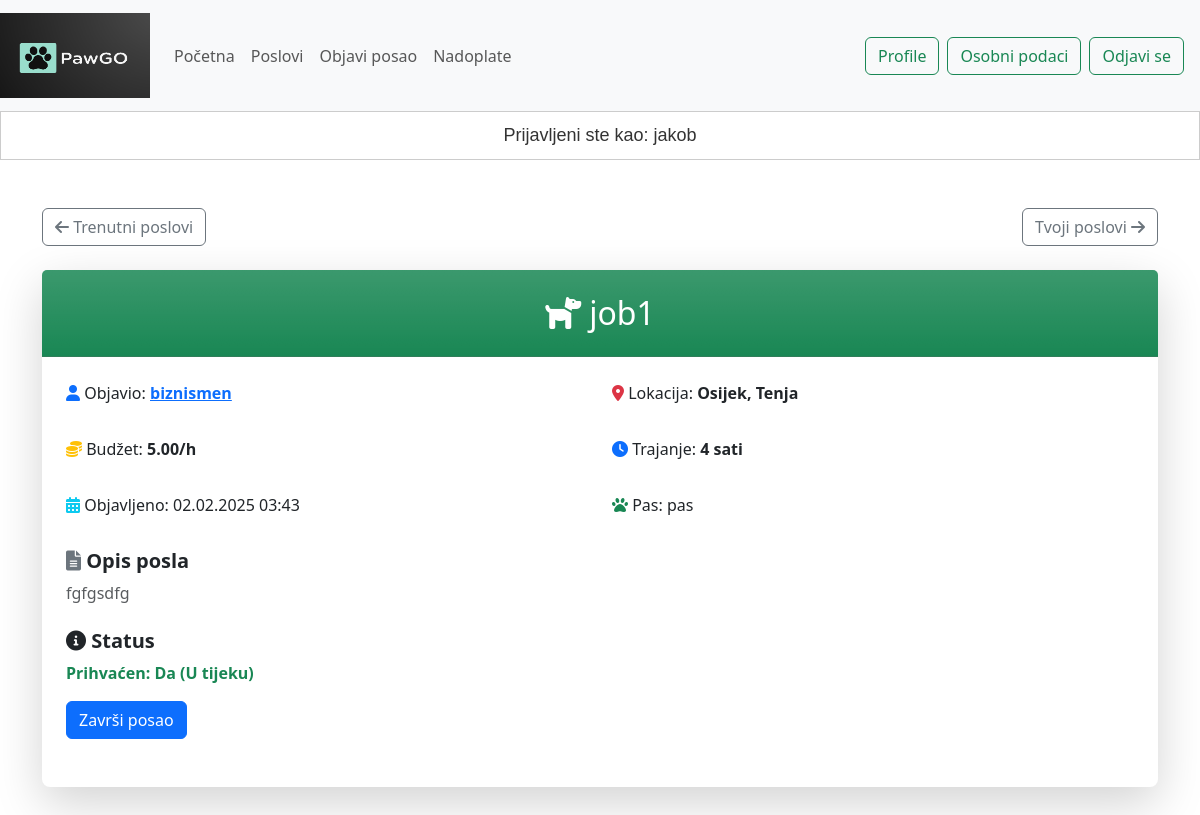
Screenshot of /jobs/1/ (signed in) with the database file from the repository.
### accounts/models.py (models this page shows, shortened)
class CustomUser(AbstractUser):
    phone_number = PhoneNumberField(null=True, blank=True, unique=True)
    is_walker=models.BooleanField(default=False)
    token_balance=MoneyField(max_digits=10, decimal_places=2, default_currency='EUR', default=0)
    used_topups=models.ManyToManyField(TopUp, blank=True)

### jobs/models.py (models this page shows, shortened)
class Job(models.Model):
    user=models.ForeignKey(CustomUser, on_delete=models.CASCADE, related_name='posted_jobs')
    title=models.CharField(max_length=128, unique=True)
    description=models.CharField(max_length=512)
    dog_breed=models.CharField(max_length=128)
    location=models.CharField(max_length=128)
    budget=MoneyField(max_digits=10, decimal_places=2, default_currency='EUR')
    pub_date = models.DateTimeField()
    duration=models.IntegerField(default=0)
    accepted=models.BooleanField(default=False)
    walked_by=models.ForeignKey(CustomUser, on_delete=models.SET_NULL, null=True, blank=True, related_name='walked_jobs')
    U_TIJEKU = 'U tijeku'
    IZVRSEN = 'Izvršen'
    STATE_CHOICES = [
        (U_TIJEKU, 'U tijeku'),
        (IZVRSEN, 'Izvršen'),
    ]
    state=models.CharField(max_length=20, choices=STATE_CHOICES, default=U_TIJEKU)

### jobs/views.py (the view)
# urls.py: path("<int:job_id>/",views.job_detail,name="job_detail"),
@login_required
def job_detail(request, job_id):
    job=get_object_or_404(Job, pk=job_id)
    context={
        'job':job,
    }
    return render(request, 'jobs/jobdetail.html',context)

### jobs/templates/jobs/jobdetail.html (shortened to what this page needs)
{% extends 'pawgoapp/base.html' %}
{% load static %}
{% block content %}
<div class="container my-5">
    <div class="d-flex justify-content-between mb-4">
      <a href="{% url 'jobs:jobs_list' %}" class="btn btn-outline-secondary"> <i class="fas fa-arrow-left"></i> Trenutni poslovi </a>
      <a href="{% url 'dashboard' %}" class="btn btn-outline-secondary"> Tvoji poslovi <i class="fas fa-arrow-right"></i> </a>
    </div>
  <div class="card shadow-lg border-0 rounded-3">
    <div class="card-header text-white bg-success bg-gradient py-4">
      <h2 class="mb-0 text-center">
        <i class="fas fa-dog me-2"></i>{{ job.title }}
      </h2>
    </div>
    <div class="card-body p-4">
      <div class="row mb-3">
        <div class="col-md-6">
          <p><i class="fas fa-user text-primary"></i>
            Objavio: <a href="{% url 'profile_user' username=job.user.username %}" class="fw-bold">{{ job.user.username }}</a>
          </p>
        </div>
        <div class="col-md-6">
          <p><i class="fas fa-map-marker-alt text-danger"></i> Lokacija: <span class="fw-semibold">{{ job.location }}</span></p>
        </div>
      </div>
      <div class="row mb-3">
        <div class="col-md-6">
          <p><i class="fas fa-coins text-warning"></i> Budžet: <span class="fw-semibold">{{ job.budget }}/h</span></p>
        </div>
        <div class="col-md-6">
          <p><i class="fas fa-clock text-primary"></i> Trajanje: <span class="fw-semibold">{{ job.duration }} sati</span></p>
        </div>
      </div>
      <div class="row mb-3">
        <div class="col-md-6">
          <p><i class="fas fa-calendar-alt text-info"></i> Objavljeno: {{ job.pub_date|date:"d.m.Y H:i" }}</p>
        </div>
        <div class="col-md-6">
          <p><i class="fas fa-paw text-success"></i> Pas: {{ job.dog_breed }}</p>
        </div>
      </div>
      <div class="mb-4">
        <h5 class="fw-bold"><i class="fas fa-file-alt text-secondary"></i> Opis posla</h5>
        <p class="text-muted">{{ job.description }}</p>
      </div>
      <div class="mb-4">
        <h5 class="fw-bold"><i class="fas fa-info-circle text-dark"></i> Status</h5>
        {% if job.accepted %}
          <p class="fw-semibold text-success">Prihvaćen: Da ({{ job.state }})</p>
          {% if job.state == 'U tijeku' %}
            <form method="post" action="{% url 'jobs:finish_job' job.id %}">
              <button type="submit" class="btn btn-primary">Završi posao</button>
            </form>
          {% endif %}
        {% endif %}
      </div>
    </div>
  </div>
</div>
{% endblock content %}

### pawgoapp/templates/pawgoapp/base.html (shortened to what this page needs)
{% load static %}
<!DOCTYPE html>
<html lang="en">
  <head>
    <link rel="stylesheet" href="{% static 'pawgoapp/css/base.css' %}">
    <link rel="stylesheet" href="{% static 'pawgoapp/css/home.css' %}">
    <link rel="stylesheet" href="{% static 'pawgoapp/css/user_dashboard.css' %}">
    <link rel="stylesheet" href="https://cdnjs.cloudflare.com/ajax/libs/font-awesome/6.0.0/css/all.min.css">
    <link href="https://cdn.jsdelivr.net/npm/bootstrap@5.3.2/dist/css/bootstrap.min.css" rel="stylesheet">
  </head>
  <body>
    <nav class="navbar navbar-expand-lg navbar-light bg-light">
      <img class="navbar-brand" src="{% static 'pawgoapp/images/logo.png' %}" style="width: 150px; height: 95px" />
      <div class="collapse navbar-collapse" id="navbarSupportedContent">
        <ul class="navbar-nav me-auto mb-2 mb-lg-0">
          <li class="nav-item">
            <a class="nav-link" href="{% url 'home' %}">Početna</a>
          </li>
          <li class="nav-item">
            <a class="nav-link" href="{% url 'jobs:jobs_list' %}">Poslovi</a>
          </li>
          <li class="nav-item">
            <a class="nav-link" href="{% url 'jobs:new_job' %}">Objavi posao</a>
          </li>
          <li class="nav-item">
            <a class="nav-link" href="{% url 'nadoplate' %}">Nadoplate</a>
          </li>
        </ul>
        <div class="d-flex me-3">
          {% if not request.user.is_authenticated %}
            <a class="btn btn-outline-success me-2" href="{% url 'login' %}">Prijavi se</a>
            <a class="btn btn-outline-success" href="{% url 'register' %}">Registriraj se</a>
          {% else %}
            <a class="btn btn-outline-success me-2" href="{% url 'profile' %}">Profile</a>
            <a class="btn btn-outline-success me-2" href="{% url 'dashboard' %}">Osobni podaci</a>
            <form method="post" action="{% url 'logout' %}">
              <button type="submit" class="btn btn-outline-success">Odjavi se</button>
            </form>
          {% endif %}
        </div>
      </div>
    </nav>
    {% if request.user.is_authenticated %}
      <p id="logged_as">Prijavljeni ste kao: {{ request.user.username }}</p>
    {% endif %}
    {% block content %}{% endblock content %}
  </body>
</html>

### pawgoapp/static/pawgoapp/css/base.css (style rules this page uses)
#logged_as { display: flex; justify-content: space-evenly; border: 1px solid #ccc; padding: 10px; color: #333; font-family: 'Trebuchet MS', sans-serif; font-size: large; }

### rows the page displays
CustomUser: user.username "jakob"
Job: title "job1", user.username "biznismen", location "Osijek, Tenja", budget "5.00", duration "4", pub_date "02.02.2025 03:43", dog_breed "pas", description "fgfgsdfg", state "U tijeku"
